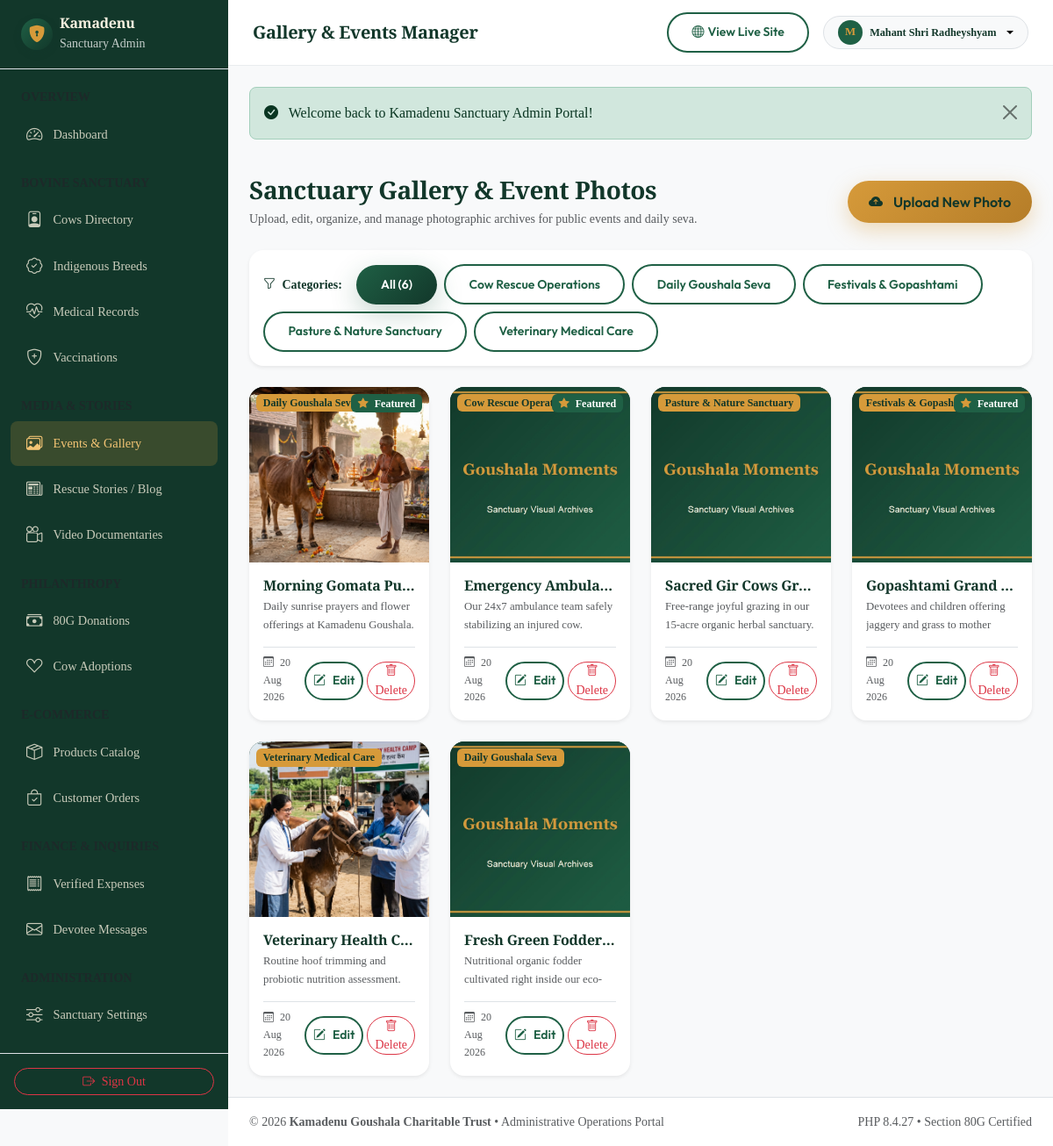
The page /admin/gallery.php (signed in) on the database its author committed.
### tables this page shows
CREATE TABLE `gallery_categories` (
  `id` INT UNSIGNED AUTO_INCREMENT PRIMARY KEY,
  `name` VARCHAR(100) NOT NULL UNIQUE,
  `slug` VARCHAR(100) NOT NULL UNIQUE,
  `created_at` TIMESTAMP DEFAULT CURRENT_TIMESTAMP
);

CREATE TABLE `gallery` (
  `id` INT UNSIGNED AUTO_INCREMENT PRIMARY KEY,
  `category_id` INT UNSIGNED NOT NULL,
  `title` VARCHAR(150) NOT NULL,
  `image_path` VARCHAR(255) NOT NULL,
  `caption` TEXT DEFAULT NULL,
  `display_order` INT DEFAULT 0,
  `is_featured` TINYINT(1) DEFAULT 0,
  `created_at` TIMESTAMP DEFAULT CURRENT_TIMESTAMP,
  FOREIGN KEY (`category_id`) REFERENCES `gallery_categories` (`id`) ON UPDATE CASCADE
);

### classes/Database.php (called while the page is built, shortened)
<?php
class Database {
    private static ?PDO $pdo = null;
    public static function getConnection(): PDO {
        if (self::$pdo === null) {
            self::$pdo = get_db_connection();
        }
        return self::$pdo;
    }
    public static function fetchAll(string $sql, array $params = []): array {
        $stmt = self::getConnection()->prepare($sql);
        $stmt->execute($params);
        return $stmt->fetchAll(PDO::FETCH_ASSOC);
    }
}

### config/app.php (called while the page is built, shortened)
<?php
require_once KAMADENU_ROOT . '/config/database.php';
spl_autoload_register(function ($class) {
    $classFile = KAMADENU_ROOT . '/classes/' . str_replace('\\', '/', $class) . '.php';
    if (file_exists($classFile)) {
        return;
    }
});
require_once KAMADENU_ROOT . '/includes/functions.php';

### config/database.php (called while the page is built, shortened)
<?php
function get_db_connection(): PDO {
    static $pdo = null;
    if ($pdo === null) {
        $dsn = sprintf(
            'mysql:host=%s;port=%s;dbname=%s;charset=%s',
            DB_HOST,
            DB_PORT,
            DB_NAME,
            DB_CHARSET
        );
        $options = [
            PDO::ATTR_ERRMODE            => PDO::ERRMODE_EXCEPTION,
            PDO::ATTR_DEFAULT_FETCH_MODE => PDO::FETCH_ASSOC,
            PDO::ATTR_EMULATE_PREPARES   => false,
            PDO::MYSQL_ATTR_INIT_COMMAND => "SET NAMES utf8mb4 COLLATE utf8mb4_unicode_ci, time_zone = '+05:30'"
        ];
        try {
            $pdo = new PDO($dsn, DB_USER, DB_PASS, $options);
        } catch (PDOException $e) {
            error_log('Database Connection Error: ' . $e->getMessage());
            throw new RuntimeException('Unable to establish database connection. Please ensure MySQL service is running.');
        }
    }
    return $pdo;
}

### includes/functions.php (called while the page is built, shortened)
<?php
function e(?string $value): string {
    return htmlspecialchars($value ?? '', ENT_QUOTES | ENT_SUBSTITUTE, 'UTF-8');
}

### admin/gallery.php (the view, shortened to what this page needs)
<?php
require_once dirname(__DIR__) . '/config/app.php';
$categories = Database::fetchAll("SELECT * FROM gallery_categories ORDER BY name ASC");
$categoryFilter = isset($_GET['cat']) && is_numeric($_GET['cat']) ? (int)$_GET['cat'] : 0;
$whereSql = $categoryFilter > 0 ? "WHERE g.category_id = {$categoryFilter}" : "";
$photos = Database::fetchAll("
    SELECT g.*, gc.name AS category_name
    FROM gallery g
    JOIN gallery_categories gc ON g.category_id = gc.id
    {$whereSql}
    ORDER BY g.display_order ASC, g.id DESC
");
require_once __DIR__ . '/includes/header.php';
?>
<div class="d-flex flex-column flex-md-row justify-content-between align-items-md-center gap-3 mb-4">
    <div>
        <h1 class="h3 font-serif text-forest-dark mb-1">Sanctuary Gallery & Event Photos</h1>
        <p class="text-muted small mb-0">Upload, edit, organize, and manage photographic archives for public events and daily seva.</p>
    </div>
    <button type="button" class="btn btn-gold rounded-pill px-4 shadow-gold" data-bs-toggle="modal" data-bs-target="#uploadPhotoModal">
        <i class="bi bi-cloud-arrow-up-fill me-1"></i> Upload New Photo
    </button>
</div>
<div class="card p-3 rounded-4 border-0 shadow-sm bg-white mb-4">
    <div class="d-flex flex-wrap align-items-center gap-2">
        <span class="small fw-bold text-forest-dark me-2"><i class="bi bi-funnel me-1"></i> Categories:</span>
        <a href="<?= BASE_URL; ?>/admin/gallery.php" class="btn btn-sm rounded-pill <?= $categoryFilter === 0 ? 'btn-forest' : 'btn-outline-forest'; ?>">
            All (<?= count($photos); ?>)
        </a>
        <?php foreach ($categories as $cat): ?>
            <a href="<?= BASE_URL; ?>/admin/gallery.php?cat=<?= $cat['id']; ?>" class="btn btn-sm rounded-pill <?= $categoryFilter === (int)$cat['id'] ? 'btn-forest' : 'btn-outline-forest'; ?>">
                <?= e($cat['name']); ?>
            </a>
        <?php endforeach; ?>
    </div>
</div>
<?php if (empty($photos)): ?>
    <div class="card p-5 text-center rounded-4 border-0 shadow-sm bg-white">
        <i class="bi bi-images fs-1 text-muted mb-2"></i>
        <h3 class="font-serif text-forest-dark">No Photos Found</h3>
        <p class="text-muted small mb-3">No event or sanctuary photos have been uploaded for this category yet.</p>
        <div>
            <button type="button" class="btn btn-forest rounded-pill px-4" data-bs-toggle="modal" data-bs-target="#uploadPhotoModal">
                <i class="bi bi-plus-circle me-1"></i> Upload First Image
            </button>
        </div>
    </div>
<?php else: ?>
    <div class="row g-4">
        <?php foreach ($photos as $item):
            $photoImgUrl = !empty($item['image_path'])
                ? (str_starts_with($item['image_path'], 'assets/') ? BASE_URL . '/' . ltrim($item['image_path'], '/') : image_url($item['image_path'], 'gallery', 'placeholder-gallery.jpg'))
                : BASE_URL . '/assets/images/placeholder-gallery.jpg';
        ?>
        <div class="col-sm-6 col-lg-4 col-xl-3">
            <div class="card h-100 rounded-4 border-0 shadow-sm overflow-hidden bg-white">
                <div class="position-relative" style="height: 200px; background-color: var(--color-forest-dark);">
                    <img
                        src="<?= e($photoImgUrl); ?>"
                        alt="<?= e($item['title']); ?>"
                        class="w-100 h-100 object-fit-cover d-block"
                        onerror="this.onerror=null;this.src='<?= BASE_URL; ?>/assets/images/placeholder-gallery.jpg';"
                    >
                    <span class="position-absolute top-0 start-0 m-2 badge bg-gold text-forest-dark fw-bold small">
                        <?= e($item['category_name']); ?>
                    </span>
                    <?php if (!empty($item['is_featured'])): ?>
                        <span class="position-absolute top-0 end-0 m-2 badge bg-forest text-white small">
                            <i class="bi bi-star-fill text-gold me-1"></i> Featured
                        </span>
                    <?php endif; ?>
                </div>
                <div class="card-body p-3 d-flex flex-column">
                    <h3 class="h6 font-serif text-forest-dark mb-1 text-truncate" title="<?= e($item['title']); ?>"><?= e($item['title']); ?></h3>
                    <p class="small text-muted mb-3 flex-grow-1" style="font-size: 0.8rem; max-height: 40px; overflow: hidden;" title="<?= e($item['caption'] ?? ''); ?>">
                        <?= e($item['caption'] ?? 'No description provided.'); ?>
                    </p>
                    <div class="d-flex justify-content-between align-items-center pt-2 border-top">
                        <small class="text-muted" style="font-size: 0.75rem;">
                            <i class="bi bi-calendar3 me-1"></i> <?= date('d M Y', strtotime($item['created_at'])); ?>
                        </small>
                        <div class="d-flex gap-1">
                            <button type="button"
                                    class="btn btn-outline-forest btn-sm rounded-pill px-2 py-0 edit-photo-btn"
                                    title="Edit Event / Photo"
                                    data-id="<?= $item['id']; ?>"
                                    data-title="<?= e($item['title']); ?>"
                                    data-category-id="<?= $item['category_id']; ?>"
                                    data-caption="<?= e($item['caption'] ?? ''); ?>"
                                    data-display-order="<?= (int)$item['display_order']; ?>"
                                    data-is-featured="<?= !empty($item['is_featured']) ? '1' : '0'; ?>"
                                    data-image-url="<?= e($photoImgUrl); ?>"
                            >
                                <i class="bi bi-pencil-square"></i> Edit
                            </button>
                            <form method="POST" action="<?= BASE_URL; ?>/admin/gallery.php" onsubmit="return confirm('Are you sure you want to permanently delete this photo?');" class="d-inline">
                                <button type="submit" class="btn btn-outline-danger btn-sm rounded-pill px-2 py-0" title="Delete Photo">
                                    <i class="bi bi-trash"></i> Delete
                                </button>
                            </form>
                        </div>
                    </div>
                </div>
            </div>
        </div>
        <?php endforeach; ?>
    </div>
<?php endif; ?>
<?php require_once __DIR__ . '/includes/footer.php'; ?>

### assets/css/style.css (style rules this page uses)
:root { --color-forest-dark: #12372A; --color-forest: #1F6045; --color-forest-light: #2A7E5B; --color-gold: #D69A3A; --color-gold-light: #F3C474; --color-gold-dark: #B57D28; --color-cream: #F6F0DF; --color-cream-soft: #FCF9F2; --color-earth: #8B5E3C; --color-earth-light: #B48460; --color-charcoal: #1D241F; --color-muted: #5C6760; --color-white: #FFFFFF; --color-border: rgba(18, 55, 42, 0.12); --color-border-gold: rgba(214, 154, 58, 0.35); --font-serif: 'Playfair Display', Georgia, serif; --font-sans: 'Inter', -apple-system, BlinkMacSystemFont, 'Segoe UI', Roboto, sans-serif; --font-heading: 'Outfit', 'Poppins', sans-serif; --shadow-xs: 0 2px 6px rgba(18, 55, 42, 0.05); --shadow-sm: 0 4px 14px rgba(18, 55, 42, 0.07); --shadow-md: 0 8px 24px rgba(18, 55, 42, 0.10); --shadow-lg: 0 16px 38px rgba(18, 55, 42, 0.14); --shadow-gold: 0 8px 25px rgba(214, 154, 58, 0.35); --shadow-forest: 0 10px 30px rgba(31, 96, 69, 0.25); --radius-xs: 6px; --radius-sm: 10px; --radius-md: 16px; --radius-lg: 24px; --radius-xl: 32px; --radius-pill: 9999px; --transition-fast: 0.2s cubic-bezier(0.4, 0, 0.2, 1); --transition-base: 0.35s cubic-bezier(0.4, 0, 0.2, 1); --transition-smooth: 0.5s cubic-bezier(0.16, 1, 0.3, 1); }
*, *::before, *::after { box-sizing: border-box; }
html { scroll-behavior: smooth; font-size: 16px; }
body { font-family: var(--font-sans); color: var(--color-charcoal); background-color: var(--color-cream-soft); line-height: 1.65; overflow-x: hidden; -webkit-font-smoothing: antialiased; -moz-osx-font-smoothing: grayscale; }
h1, h2, h3, h4, .font-serif { font-family: var(--font-serif); color: var(--color-forest-dark); font-weight: 700; letter-spacing: -0.015em; line-height: 1.25; }
a { color: var(--color-forest); text-decoration: none; transition: color var(--transition-fast); }
img { max-width: 100%; height: auto; }
.bg-forest { background-color: var(--color-forest) !important; color: var(--color-white); }
.bg-gold { background-color: var(--color-gold) !important; color: var(--color-forest-dark); }
.text-forest-dark { color: var(--color-forest-dark) !important; }
.text-gold { color: var(--color-gold) !important; }
.btn-gold { background: linear-gradient(135deg, var(--color-gold), var(--color-gold-dark)); color: var(--color-forest-dark); font-weight: 600; font-family: var(--font-heading); border: none; box-shadow: var(--shadow-gold); padding: 0.75rem 1.75rem; border-radius: var(--radius-pill); transition: all var(--transition-base); display: inline-flex; align-items: center; justify-content: center; gap: 0.5rem; }
.btn-forest { background: linear-gradient(135deg, var(--color-forest), var(--color-forest-dark)); color: var(--color-white); font-weight: 600; font-family: var(--font-heading); border: none; box-shadow: var(--shadow-forest); padding: 0.75rem 1.75rem; border-radius: var(--radius-pill); transition: all var(--transition-base); display: inline-flex; align-items: center; justify-content: center; gap: 0.5rem; }
.btn-outline-forest { border: 2px solid var(--color-forest); color: var(--color-forest); font-weight: 600; font-family: var(--font-heading); padding: 0.65rem 1.65rem; border-radius: var(--radius-pill); background: transparent; transition: all var(--transition-base); display: inline-flex; align-items: center; justify-content: center; gap: 0.5rem; }

### admin/includes/header.php (style rules this page uses)
:root { --admin-sidebar-width: 260px; }
body { background-color: #F8F9FA; font-family: var(--font-body); }

### rows shown on the page
gallery_categories: name "Cow Rescue Operations"
gallery_categories: name "Daily Goushala Seva"
gallery_categories: name "Festivals & Gopashtami"
gallery_categories: name "Pasture & Nature Sanctuary"
gallery_categories: name "Veterinary Medical Care"
gallery: image_path (picture), category.name "Daily Goushala Seva", is_featured 1 (drawn), title "Morning Gomata Pu…", caption "Daily sunrise prayers and flower offerings at Kamadenu Goushala.", created_at "20 Aug 2026"
gallery: category.name "Cow Rescue Operations", is_featured 1 (drawn), title "Emergency Ambula…", caption "Our 24x7 ambulance team safely stabilizing an injured cow.", created_at "20 Aug 2026"
gallery: category.name "Pasture & Nature Sanctuary", title "Sacred Gir Cows Gr…", caption "Free-range joyful grazing in our 15-acre organic herbal sanctuary.", created_at "20 Aug 2026"
gallery: category.name "Festivals & Gopashtami", is_featured 1 (drawn), title "Gopashtami Grand…", caption "Devotees and children offering jaggery and grass to mother…", created_at "20 Aug 2026"
gallery: image_path (picture), category.name "Veterinary Medical Care", title "Veterinary Health C…", caption "Routine hoof trimming and probiotic nutrition assessment.", created_at "20 Aug 2026"
gallery: category.name "Daily Goushala Seva", title "Fresh Green Fodder…", caption "Nutritional organic fodder cultivated right inside our…", created_at "20 Aug 2026"

### other values the page prints
$pageTitle "Gallery & Events Manager"
substr($currentUser['name'] ?? 'A', 0, 1) "M"
$currentUser['name'] "Mahant Shri Radheyshyam"
$flashSuccess "Welcome back to Kamadenu Sanctuary Admin Portal!"
count($photos) "6"
PHP_VERSION "8.4.27"
